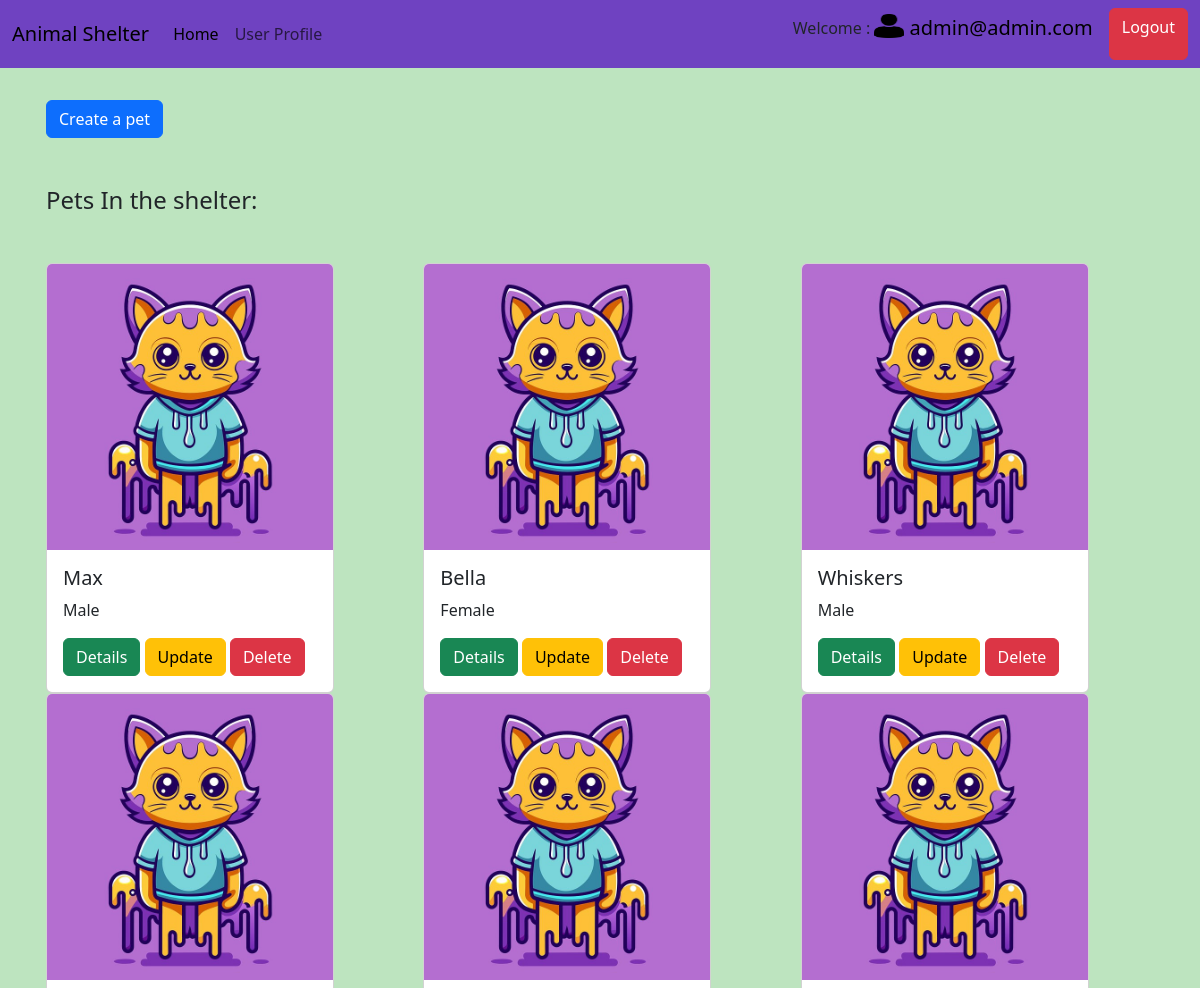
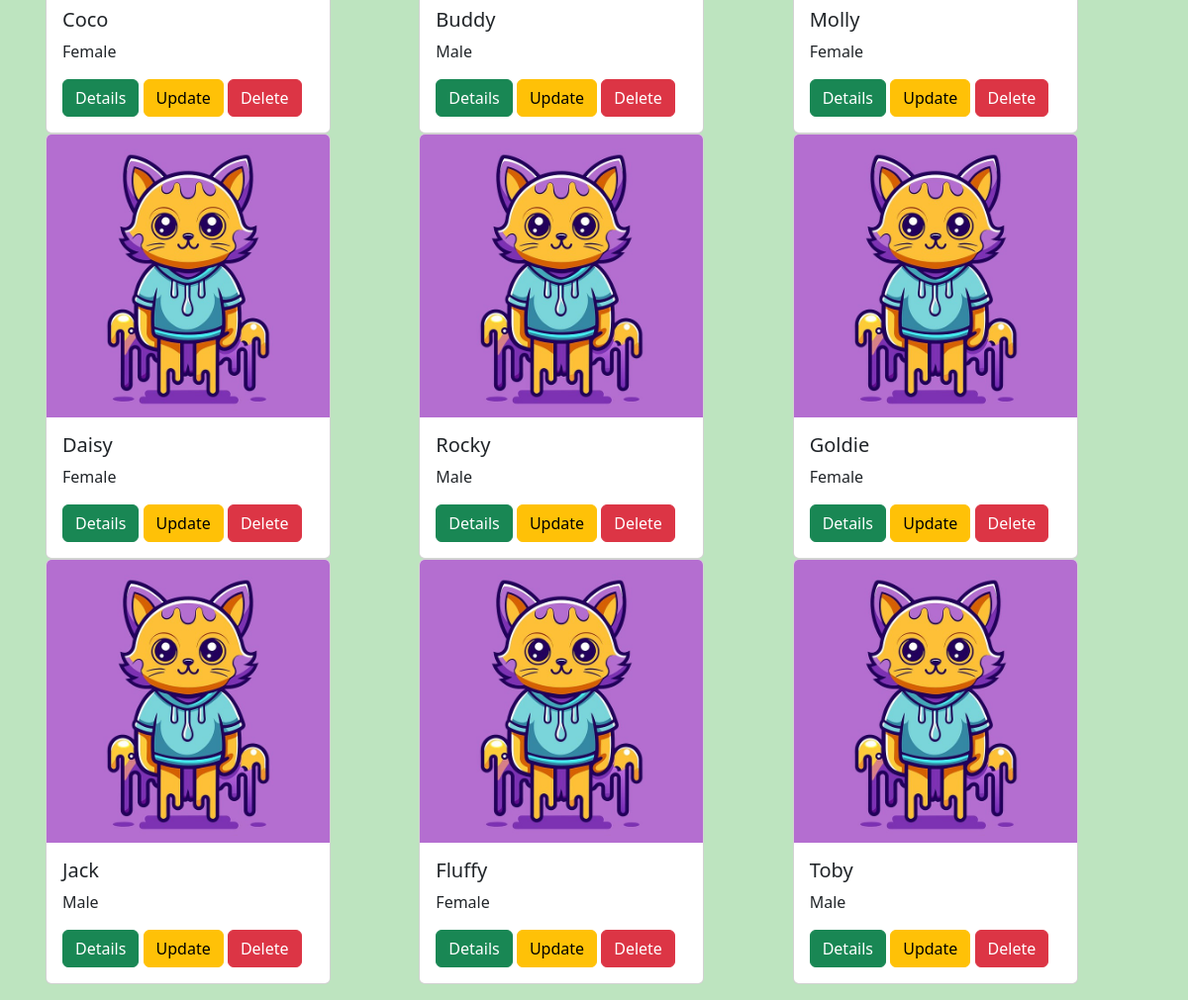
Screenshot of /pages/dashboard.php (signed in) with the database file from the repository (2 pictures, top to bottom).
### tables this page shows
CREATE TABLE `users` (
  `id` int NOT NULL,
  `first_name` varchar(150) NOT NULL,
  `last_name` varchar(150) NOT NULL,
  `password` varchar(255) NOT NULL,
  `number` text NOT NULL,
  `email` varchar(255) NOT NULL,
  `picture` varchar(255) NOT NULL,
  `address` text NOT NULL,
  `status` varchar(4) NOT NULL DEFAULT 'user'
);

CREATE TABLE `animals` (
  `id` int NOT NULL,
  `name` varchar(100) NOT NULL,
  `gender` varchar(100) NOT NULL,
  `picture` varchar(255) DEFAULT NULL,
  `breed` varchar(255) NOT NULL,
  `size` varchar(255) NOT NULL,
  `age` int NOT NULL,
  `vaccine` varchar(50) NOT NULL,
  `status` varchar(100) NOT NULL DEFAULT 'Available',
  `address` text NOT NULL,
  `description` text NOT NULL
);

### pages/dashboard.php (the view, shortened to what this page needs)
<?php
require "../db_connect.php";
$sql = "SELECT * FROM `animals`";
$result = mysqli_query($conn, $sql);
$layout = "";
if (mysqli_num_rows($result) == 0) {
    $layout .= "No result found";
} else {
    while ($row = mysqli_fetch_assoc($result)) {
        $layout .= "
        <div>
        <div class='card' style='width: 18rem;'>
        <img src='../images/{$row["picture"]}' class='card-img-top' alt='...'>
        <div class='card-body'>
          <h5 class='card-title'>{$row["name"]}</h5>
          <p class='card-text'>{$row["gender"]}</p>
          <a href='../animals/details.php?id={$row["id"]}' class='btn btn-success'>Details</a>
          <a href='../animals/update.php?id={$row["id"]}' class='btn btn-warning'>Update</a>
          <a href='../animals/delete.php?id={$row["id"]}' class='btn btn-danger'>Delete</a>
        </div>
      </div>
      </div>";
    }
}
?>
<!DOCTYPE html>
<html lang="en">
<head>
    <link href="../style/style.css" rel="stylesheet">
    <link href="https://cdn.jsdelivr.net/npm/bootstrap@5.3.3/dist/css/bootstrap.min.css" rel="stylesheet">
</head>
<body style="background-color: rgb(189, 228, 191);" >
    <?php require_once "../components/navbar.php"; ?>
    <div class="container p-3 mt-3">
        <a class="btn btn-primary" href="../animals/create.php">Create a pet</a>
        <h4 class="mt-5">Pets In the shelter:</h4>
        <div class="row row-cols-lg-3 row-cols-md-2 row-cols-sm-1 row-cols-xs-1 mt-5">
            <?= $layout ?>
        </div>
    </div>
</body>
</html>

### components/navbar.php (shortened to what this page needs)
<?php
$id = isset($_SESSION["adm"]) ? $_SESSION["adm"] : $_SESSION["user"];
$sql = "SELECT * FROM users WHERE id = {$id}";
$result = mysqli_query($conn, $sql);
$row = mysqli_fetch_assoc($result);
?>
<?php if(!isset($_SESSION["user"]) && !isset($_SESSION["adm"])) {?>
    <div class="div"></div>
    <?php } else{?>
<nav class="navbar navbar-expand-lg" style="background-color: #6f42c1;">
    <div class="container-fluid">
        <a class="navbar-brand" href="#">Animal Shelter</a>
        <div class="collapse navbar-collapse" id="navbarSupportedContent">
            <ul class="navbar-nav me-auto mb-2 mb-lg-0">
                <li class="nav-item">
                <?php if($_SERVER['REQUEST_URI'] == '/EBEWD2_CR5_AngeloPane/home.php'){ ?>
                    <a class="nav-link active" aria-current="page" href="home.php">Home</a> <?php }else{ ?>
                        <a class="nav-link active" aria-current="page" href="../home.php">Home</a>   <?php }?>
                </li>
                <?php
                if (isset($_SESSION["user"])) {
                ?>
                    <li class="nav-item">
                        <a class="nav-link" href="pages/user_profile.php">User Profile</a>
                    </li>
                <?php  }else { ?>
                    <li class="nav-item">
                        <a class="nav-link" href="../pages/user_profile.php">User Profile</a>
                    </li>
               <?php } ?>
            </ul>
            <?php
            if (isset($_SESSION["user"]) || isset($_SESSION["adm"])) {
            ?>
                <div class="d-flex"> <p class="mt-1 p-1">Welcome :     </p>
                <?php if($_SERVER['REQUEST_URI'] == '/EBEWD2_CR5_AngeloPane/pages/user_profile.php'){ ?>
                <a class="navbar-brand" href="#">
                    <?php  } elseif ($_SERVER['REQUEST_URI'] == '/EBEWD2_CR5_AngeloPane/pages/edit_profile.php' || $_SERVER['REQUEST_URI'] == '/EBEWD2_CR5_AngeloPane/pages/dashboard.php') { ?>
                    <a class="navbar-brand" href="user_profile.php"><?php } else { ?>
                        <a class="navbar-brand" href="pages/user_profile.php"> <?php } ?>
                    <?php if($_SERVER['REQUEST_URI'] == '/EBEWD2_CR5_AngeloPane/home.php'){ ?>
                        <img src="images/<?= $row["picture"] ?>" alt="Logo" width="30" height="24" class="d-inline-block align-text-top"> <?php }else{ ?>
                     <img src="../images/<?= $row["picture"] ?>" alt="Logo" width="30" height="24" class="d-inline-block align-text-top"> <?php } ?>
                        <?= $row["email"]?> </a>
                        <?php if($_SERVER['REQUEST_URI'] == '/EBEWD2_CR5_AngeloPane/home.php'){ ?>
                            <a class="btn btn-danger" href="pages/logout.php?logout">Logout</a><?php }else{ ?>
                    <a class="btn btn-danger" href="../pages/logout.php?logout">Logout</a><?php } ?>
                </div>
            <?php } ?>
        </div>
    </div>
</nav> <?php } ?>

### rows the page displays
users: picture (placeholder picture), email "admin@admin.com"
animals: picture (picture), name "Max", gender "Male"
animals: picture (picture), name "Bella", gender "Female"
animals: picture (picture), name "Whiskers", gender "Male"
animals: picture (picture), name "Coco", gender "Female"
animals: picture (picture), name "Buddy", gender "Male"
animals: picture (picture), name "Molly", gender "Female"
animals: picture (picture), name "Daisy", gender "Female"
animals: picture (picture), name "Rocky", gender "Male"
animals: picture (picture), name "Goldie", gender "Female"
animals: picture (picture), name "Jack", gender "Male"
animals: picture (picture), name "Fluffy", gender "Female"
animals: picture (picture), name "Toby", gender "Male"
